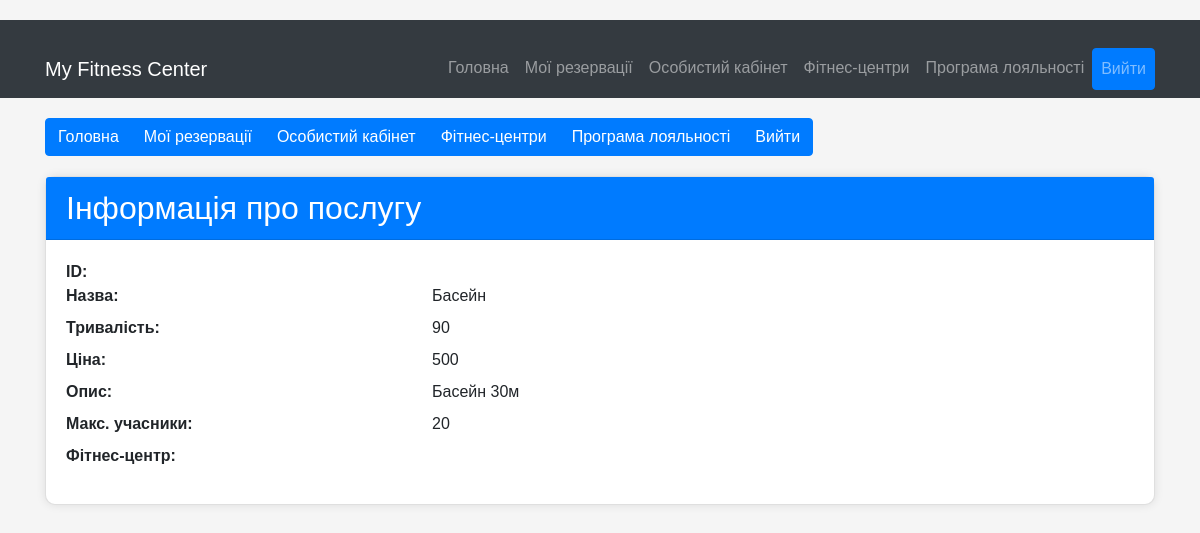
The page /fitness_center/1/services/1 on the database its author committed.
### project_package/models.py (models this page shows, shortened)
class Service(Base):
    __tablename__ = "service"
    id = Column(Integer, primary_key=True)
    name = Column(String(50), unique=True, nullable=False)
    duration = Column(Integer, nullable=False)
    description = Column(String(50))
    price = Column(Integer, nullable=False)
    gym_id = Column(Integer, ForeignKey('gym.id'))
    max_attendees = Column(Integer, nullable=False)
    gym = relationship('Gym', back_populates='services')
    trainer_services = relationship('TrainerServices', back_populates='service')

### app.py (the view)
@app.route('/fitness_center/<int:gym_id>/services/<int:service_id>', methods=['GET'])
def service_info(gym_id, service_id):
    service = db_session.query(Service).join(Gym, Service.gym_id == Gym.id).filter(Service.gym_id == gym_id,
                                                                                   Service.id == service_id).first()
    if service:
        return render_template('service.html', service=service)
    else:
        return 'Послуга не знайдена'

### templates/service.html (shortened to what this page needs)
<!DOCTYPE html>
<html lang="uk">
<head>
    <link href="https://stackpath.bootstrapcdn.com/bootstrap/4.5.2/css/bootstrap.min.css" rel="stylesheet">
</head>
<body>
<nav class="navbar navbar-expand-lg navbar-dark bg-dark">
    <div class="container">
        <a class="navbar-brand" href="/">My Fitness Center</a>
        <div class="collapse navbar-collapse" id="navbarNav">
            <ul class="navbar-nav ml-auto">
                <li class="nav-item">
                    <a class="nav-link" href="/">Головна</a>
                </li>
                <li class="nav-item">
                    <a class="nav-link" href="/user/reservations">Мої резервації</a>
                </li>
                <li class="nav-item">
                    <a class="nav-link" href="/user">Особистий кабінет</a>
                </li>
                <li class="nav-item">
                    <a class="nav-link" href="/fitness_center">Фітнес-центри</a>
                </li>
                <li class="nav-item">
                    <a class="nav-link" href="/">Програма лояльності</a>
                </li>
                <li class="nav-item">
                    <a class="nav-link btn btn-primary btn-logout" href="/logout">Вийти</a>
                </li>
            </ul>
        </div>
    </div>
</nav>
<div class="container">
    <div class="btn-group" role="group" aria-label="Basic example">
        <a href="/" class="btn btn-primary">Головна</a>
        <a href="/user/reservations" class="btn btn-primary">Мої резервації</a>
        <a href="/user" class="btn btn-primary">Особистий кабінет</a>
        <a href="/fitness_center" class="btn btn-primary">Фітнес-центри</a>
        <a href="/" class="btn btn-primary">Програма лояльності</a>
        <a href="/logout" class="btn btn-primary btn-logout">Вийти</a>
    </div>
    <div class="card">
        <div class="card-header">
            <h2 class="card-title mb-0">Інформація про послугу</h2>
        </div>
        <div class="card-body">
            <dl class="row">
                <dt class="col-sm-4">ID:</dt>
                <dd class="col-sm-8">{{ service.service_id }}</dd>
                <dt class="col-sm-4">Назва:</dt>
                <dd class="col-sm-8">{{ service.name }}</dd>
                <dt class="col-sm-4">Тривалість:</dt>
                <dd class="col-sm-8">{{ service.duration }}</dd>
                <dt class="col-sm-4">Ціна:</dt>
                <dd class="col-sm-8">{{ service.price }}</dd>
                <dt class="col-sm-4">Опис:</dt>
                <dd class="col-sm-8">{{ service.description }}</dd>
                <dt class="col-sm-4">Макс. учасники:</dt>
                <dd class="col-sm-8">{{ service.max_attendees }}</dd>
                <dt class="col-sm-4">Фітнес-центр:</dt>
                <dd class="col-sm-8">{{ service.gym_name }}</dd>
            </dl>
        </div>
    </div>
</div>
</body>
</html>

### templates/service.html (style rules this page uses)
body { background-color: #f5f5f5; font-family: Arial, sans-serif; margin-top: 20px; }
.container { margin-top: 20px; }
.btn-group { margin-bottom: 20px; }
.card { background-color: #fff; border-radius: 10px; box-shadow: 0px 0px 10px 0px rgba(0,0,0,0.1); }
.card-header { background-color: #007bff; color: #fff; }
.card-body { padding: 20px; }

### rows shown on the page
Service: name "Басейн", duration "90", price "500", description "Басейн 30м", max_attendees "20"
